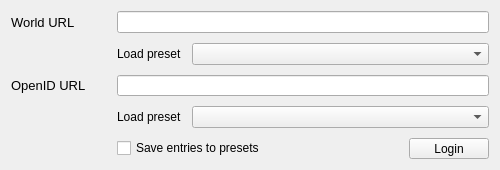
<?xml version="1.0" encoding="UTF-8"?>
<ui version="4.0">
 <class>LoginPanel</class>
 <widget class="QWidget" name="LoginPanel">
  <property name="geometry">
   <rect>
    <x>0</x>
    <y>0</y>
    <width>500</width>
    <height>170</height>
   </rect>
  </property>
  <property name="sizePolicy">
   <sizepolicy hsizetype="Expanding" vsizetype="Expanding">
    <horstretch>0</horstretch>
    <verstretch>0</verstretch>
   </sizepolicy>
  </property>
  <property name="minimumSize">
   <size>
    <width>500</width>
    <height>170</height>
   </size>
  </property>
  <property name="windowTitle">
   <string>Form</string>
  </property>
  <layout class="QGridLayout" name="gridLayoutTopContainer">
   <item row="0" column="0">
    <layout class="QGridLayout" name="gridLayout">
     <property name="sizeConstraint">
      <enum>QLayout::SetDefaultConstraint</enum>
     </property>
     <property name="verticalSpacing">
      <number>10</number>
     </property>
     <item row="0" column="0">
      <widget class="QLabel" name="labelWorld">
       <property name="minimumSize">
        <size>
         <width>100</width>
         <height>0</height>
        </size>
       </property>
       <property name="font">
        <font>
         <family>Arial</family>
         <pointsize>10</pointsize>
        </font>
       </property>
       <property name="text">
        <string>World URL</string>
       </property>
      </widget>
     </item>
     <item row="2" column="0">
      <widget class="QLabel" name="labelOpenID">
       <property name="minimumSize">
        <size>
         <width>10</width>
         <height>0</height>
        </size>
       </property>
       <property name="font">
        <font>
         <family>Arial</family>
         <pointsize>10</pointsize>
        </font>
       </property>
       <property name="text">
        <string>OpenID URL</string>
       </property>
      </widget>
     </item>
     <item row="0" column="1">
      <widget class="QLineEdit" name="lineEditWorld">
       <property name="minimumSize">
        <size>
         <width>250</width>
         <height>0</height>
        </size>
       </property>
       <property name="text">
        <string/>
       </property>
      </widget>
     </item>
     <item row="2" column="1">
      <widget class="QLineEdit" name="lineEditOpenID">
       <property name="minimumSize">
        <size>
         <width>250</width>
         <height>0</height>
        </size>
       </property>
       <property name="text">
        <string/>
       </property>
      </widget>
     </item>
     <item row="1" column="1">
      <layout class="QHBoxLayout" name="horizontalLayout">
       <property name="spacing">
        <number>10</number>
       </property>
       <property name="sizeConstraint">
        <enum>QLayout::SetDefaultConstraint</enum>
       </property>
       <item>
        <widget class="QLabel" name="labelPresetWorld">
         <property name="sizePolicy">
          <sizepolicy hsizetype="Fixed" vsizetype="Fixed">
           <horstretch>0</horstretch>
           <verstretch>0</verstretch>
          </sizepolicy>
         </property>
         <property name="text">
          <string>Load preset</string>
         </property>
        </widget>
       </item>
       <item>
        <widget class="QComboBox" name="comboBoxWorlds">
         <property name="sizePolicy">
          <sizepolicy hsizetype="Expanding" vsizetype="Fixed">
           <horstretch>0</horstretch>
           <verstretch>0</verstretch>
          </sizepolicy>
         </property>
        </widget>
       </item>
      </layout>
     </item>
     <item row="3" column="1">
      <layout class="QHBoxLayout" name="horizontalLayout_2">
       <property name="spacing">
        <number>10</number>
       </property>
       <item>
        <widget class="QLabel" name="labelPresetOpenID">
         <property name="sizePolicy">
          <sizepolicy hsizetype="Fixed" vsizetype="Fixed">
           <horstretch>0</horstretch>
           <verstretch>0</verstretch>
          </sizepolicy>
         </property>
         <property name="text">
          <string>Load preset</string>
         </property>
        </widget>
       </item>
       <item>
        <widget class="QComboBox" name="comboBoxOpenIDs">
         <property name="sizePolicy">
          <sizepolicy hsizetype="Preferred" vsizetype="Maximum">
           <horstretch>0</horstretch>
           <verstretch>0</verstretch>
          </sizepolicy>
         </property>
        </widget>
       </item>
      </layout>
     </item>
     <item row="4" column="1">
      <layout class="QHBoxLayout" name="horizontalLayout_3">
       <item>
        <widget class="QCheckBox" name="checkBoxSave">
         <property name="text">
          <string>Save entries to presets</string>
         </property>
         <property name="checked">
          <bool>false</bool>
         </property>
        </widget>
       </item>
       <item>
        <spacer name="horizontalSpacer">
         <property name="orientation">
          <enum>Qt::Horizontal</enum>
         </property>
         <property name="sizeHint" stdset="0">
          <size>
           <width>40</width>
           <height>20</height>
          </size>
         </property>
        </spacer>
       </item>
       <item>
        <widget class="QPushButton" name="pushButtonLogin">
         <property name="text">
          <string>Login</string>
         </property>
        </widget>
       </item>
      </layout>
     </item>
    </layout>
   </item>
  </layout>
 </widget>
 <resources/>
 <connections/>
</ui>
